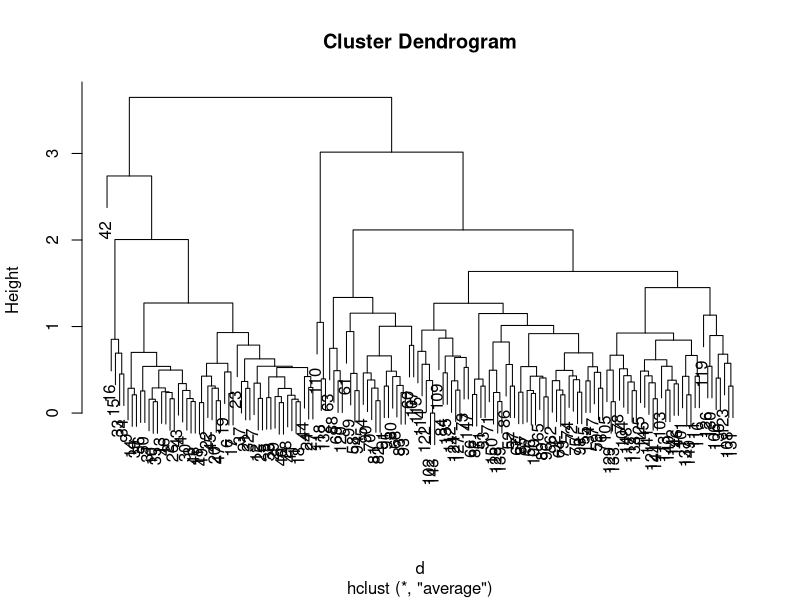
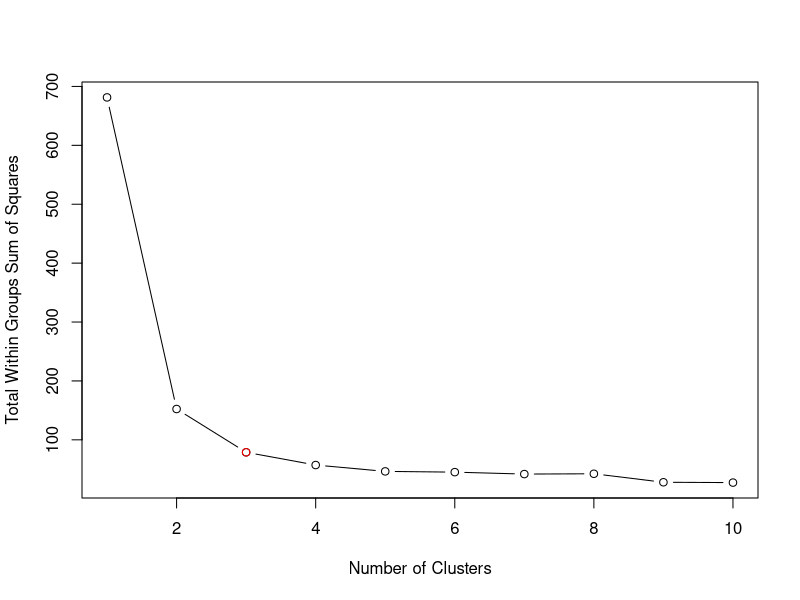
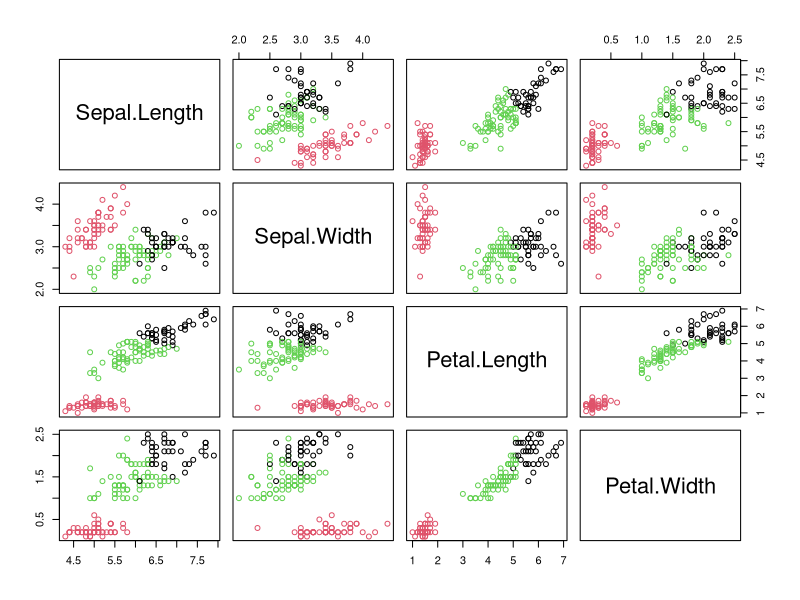

These charts were generated, in order, by the following R code:
library(e1071)
library(mclust)
#1.Hierarchial Clustering
data("iris")
#Removing known type.
iris <- iris[,-5]
#Standardise data.
iris.sd <- apply(iris, 2, sd)
stdiris <- sweep(iris, 2, iris.sd, "/")
#Build a distance matrix using euclidean dista
#-nce measure.
d <- dist(stdiris)
#Create hierarchial clustering
cl.stdiris.average <- hclust(d, method = "average")
plot(cl.stdiris.average)
#Compute withing groups sum of squares.
WGCS <- sapply(1:10, function(k) {sum(kmeans(iris, centers = k)$withinss)})
#Elbow Plot
plot(1:10, WGCS, type = "b", xlab = "Number of Clusters", ylab = "Total Within Groups Sum of Squares")
#Mark Point
K <- 3
points(K, WGCS[K], col = 'red')
#Get Cluster Count
cl <- kmeans(iris, center = K)
table(cl$cluster)
plot(iris, col = cl$cluster)
points(cl$centers, col = 1:K, pch =8)
#Compare Clustering solutions for above K.
hcl <- cutree(hclust(dist(iris)), K)
pcl <- kmeans(iris, centers = K)
#Contingency Table
tab <- table(hcl, pcl$cluster)
tab
# FIXME: Should really compare known class to achieved clustering!

# Get the adjusted Rand Index.
crand1 <- classAgreement(tab)$crand
print("Rand Index:")
print(crand1)
crand2 <- adjustedRandIndex(hcl, pcl$cluster)
print("Adjusted Rand Index:")
print(crand2)
